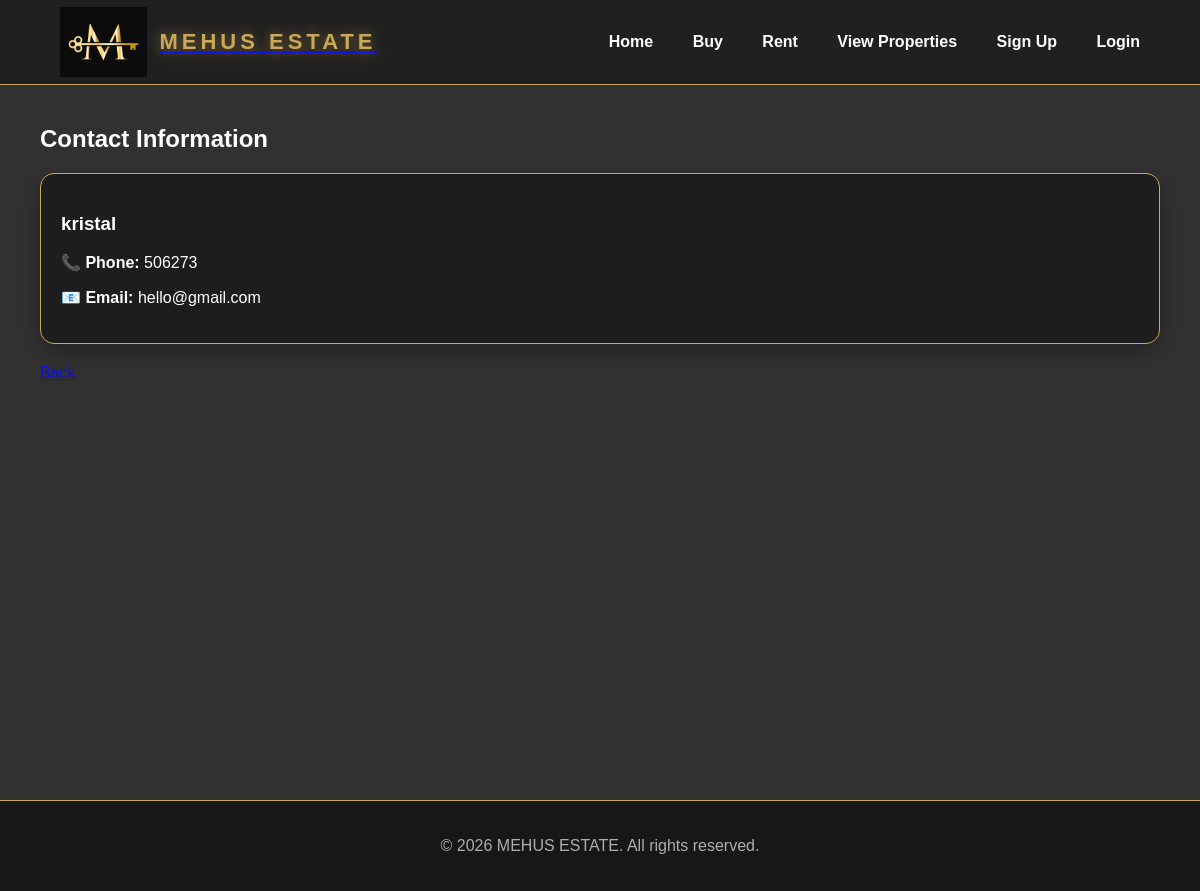
Screenshot of /contact/1 with the database file from the repository.
### tables this page shows
CREATE TABLE properties (
    id INTEGER PRIMARY KEY AUTOINCREMENT,
    user_id INTEGER NOT NULL,
    title TEXT NOT NULL,
    location TEXT NOT NULL,
    property_type TEXT NOT NULL,
    area TEXT NOT NULL,
    bedrooms TEXT NOT NULL,
    bathrooms TEXT NOT NULL,
    status TEXT NOT NULL,
    price REAL NOT NULL,
    contact_phone TEXT NOT NULL,
    contact_email TEXT NOT NULL,
    FOREIGN KEY (user_id) REFERENCES users (id)
);

### app.py (the view)
@app.route("/contact/<int:property_id>")
def contact(property_id):
    conn = get_db()
    property = conn.execute(
        "SELECT * FROM properties WHERE id = ?",
        (property_id,)
    ).fetchone()
    conn.close()
    return render_template("contact.html", property=property)

### app.py (called while the page is built)
def get_db():
    conn = sqlite3.connect("database.db")
    conn.row_factory = sqlite3.Row
    return conn

### templates/contact.html
{% extends "base.html" %}
{% block content %}
<h2>Contact Information</h2>
<div class="property-card">
    <h3>{{ property["title"] }}</h3>
    <p><strong>📞 Phone:</strong> {{ property["contact_phone"] }}</p>
    <p><strong>📧 Email:</strong> {{ property["contact_email"] }}</p>
</div>
<a href="/view_properties">Back</a>
{% endblock %}

### rows the page displays
properties: title "kristal", contact_phone "506273", contact_email "hello@gmail.com"
